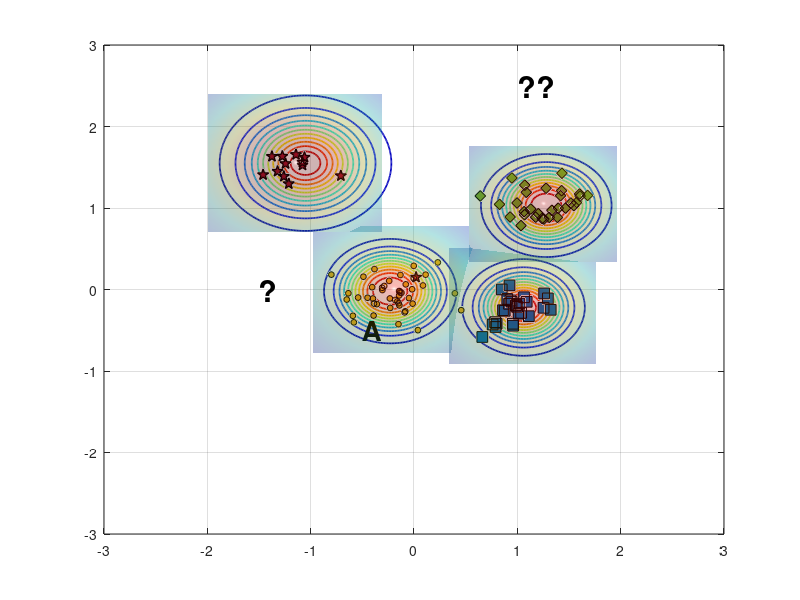

Write MATLAB code to recreate this figure. (Note: this script raises an error after producing the figure.)
%% Reproduce EVM-style demo figure (no toolboxes)
clear; close all; clc; rng(7);

% ---------- 1) 合成四类二维数据 ----------
% 类中心（大致对应图中位置）
C_star  = [-1.15  1.55];   % 红色星
C_diam  = [ 1.25  1.05];   % 绿色菱形
C_square= [ 1.05 -0.20];   % 蓝色方块
C_dot   = [-0.20  0.00];   % 蓝色小点（被 A 标注影响的那簇）

% 协方差（控制每簇形状）
S = @(sx,sy,rho)[sx^2 rho*sx*sy; rho*sx*sy sy^2];
Sig_star   = S(0.18,0.20, 0.05);
Sig_diam   = S(0.22,0.18,-0.10);
Sig_square = S(0.20,0.16, 0.05);
Sig_dot    = S(0.25,0.18, 0.00);

% 从高斯采样（不用 mvnrnd）
sample = @(N,mu,SIG) (randn(N,2)*chol(SIG,'lower') + mu);

X_star   = sample(12,C_star,   Sig_star);
X_diam   = sample(30,C_diam,   Sig_diam);
X_square = sample(28,C_square, Sig_square);
X_dot    = sample(45,C_dot,    Sig_dot);

% 加一个“离群星”靠近 A（见原图左中）
X_star = [X_star; 0.02 0.15];

% ---------- 2) 底面散点与样式 ----------
figure('Color','w','Position',[100,100,800,600]);
hold on; box on; grid on;
z0 = 0; % 所有散点都放在 z=0 的平面

% 确保按照绘制顺序叠放，便于把散点置顶
set(gca,'SortMethod','childorder');

h_star   = scatter3(X_star(:,1),  X_star(:,2),  z0+zeros(size(X_star,1),1),  70, ...
        'pentagram', 'filled', 'MarkerEdgeColor','k', 'MarkerFaceColor',[0.635294 0.0784314 0.184314], 'LineWidth',1.0); % 红色五角星 #A2142F
h_diam   = scatter3(X_diam(:,1),  X_diam(:,2),  z0+zeros(size(X_diam,1),1),  60, ...
        'd', 'filled', 'MarkerEdgeColor','k', 'MarkerFaceColor',[0.466667 0.674510 0.188235]); % 绿色菱形 #77AC30
h_square = scatter3(X_square(:,1),X_square(:,2),z0+zeros(size(X_square,1),1),60, ...
        's', 'filled', 'MarkerEdgeColor','k', 'MarkerFaceColor',[0 0.447059 0.741176]); % 蓝色正方形 #0072BD
h_dot    = scatter3(X_dot(:,1),   X_dot(:,2),   z0+zeros(size(X_dot,1),1),   18, ...
        'o', 'filled', 'MarkerEdgeColor','k', 'MarkerFaceColor',[0.929412 0.694118 0.125490]); % 黄色圆形 #EDB120


% ---------- 3) ψ-model 等值环（彩色同心） ----------
% 采用带形状参的径向函数 psi(r) = exp(-(r/s)^t)
psi = @(X,Y,cx,cy,s,t) exp( - ( sqrt((X-cx).^2 + (Y-cy).^2) ./ s ).^t );

% 选几处“极端向量/代表点”（包含 A 所在）
EV = [ -0.23 -0.02 ;   % A 对应蓝点极端向量
        1.06 -0.22 ;   % 蓝方块
        1.28  1.03 ;   % 绿菱形
       -1.05  1.55 ];  % 红星
scale = [0.42, 0.36, 0.40, 0.48];   % 各自 scale
shape = [2.6,  2.2,  2.4,  2.0];    % 各自 shape

% 网格
[xg,yg] = meshgrid(linspace(-3,3,400));
colormap(jet); caxis([0 1]);

% 等高线层级（红到蓝：高到低）
levels = linspace(1.0,0.05,12);

for k = 1:size(EV,1)
    Z = psi(xg,yg,EV(k,1),EV(k,2),scale(k),shape(k));
    [~, h] = contour(xg,yg,Z,levels);    % 直接画在底面，保持颜色映射
    set(h,'LineWidth',1.25);

    % 将等高线明确压到 z=0（兼容不同 MATLAB 版本）
    ch = get(h,'Children');
    for ic = 1:numel(ch)
        zd = get(ch(ic),'ZData');
        if ~isempty(zd)
            set(ch(ic),'ZData',zeros(size(zd))); % 强制贴在 z=0
        end
    end
end

% 标出 A 与问号
text(-0.5,-0.5,0,'A','FontWeight','bold','FontSize',20,'Color','k');
text( 1, 2.5,0,'??','FontWeight','bold','FontSize',22,'Color','k');
text( -1.5,0,0,'?','FontWeight','bold','FontSize',22,'Color','k');

% ---------- 4) 上方半透明“钟形面”（表示类支持/概率） ----------
% 用四个高斯穹顶，中心与各簇一致
gauss2 = @(X,Y,cx,cy,s) exp(-((X-cx).^2 + (Y-cy).^2)/(2*s^2));
tops  = {C_star, C_diam, C_square, C_dot};
sigT  = [0.65 0.55 0.55 0.60];
amp   = [1.05 0.95 0.90 0.85];

% 抬高穹顶，并缩小每个穹顶的覆盖范围（为每个穹顶使用局部网格）
zlift      = 0.18;   % 统一抬高量（不改变颜色映射）
spanFactor = 1.3;    % 每个穹顶半宽 = spanFactor * sigma（越小覆盖越小）
gridN      = 121;    % 局部网格分辨率

for i=1:4
    cx = tops{i}(1); cy = tops{i}(2);
    span = spanFactor * sigT(i);
    [xgi,ygi] = meshgrid(linspace(cx - span, cx + span, gridN), ...
                         linspace(cy - span, cy + span, gridN));

    Zt = amp(i) * gauss2(xgi,ygi,cx,cy,sigT(i));
    % 用 Zt 作为颜色，Zt+zlift 作为高度，从而抬高且保留原色
    s1 = surf(xgi,ygi, Zt + zlift, Zt, 'EdgeColor','none', 'FaceAlpha',0.3);
end
shading interp; 
camlight right; 
lighting gouraud;

% 将散点推到顶层
uistack([h_star h_diam h_square h_dot], 'top');
% 将contoru推到顶层
uistack(h, 'top');

% ---------- 5) 轴、视角与观感 ----------
xlim([-2 2]); ylim([-1 3]); zlim([0 1.25]); view(-67,22);
axis vis3d; daspect([1 1 0.8]);
set(gca,'FontName','Times New Roman','FontSize',12,'LineWidth',1);
% xlabel('x'); ylabel('y'); zlabel('score / \psi');

% 网格和背景风格
grid on; 
% set(gca,'GridAlpha',0.2,'MinorGridAlpha',0.2);
